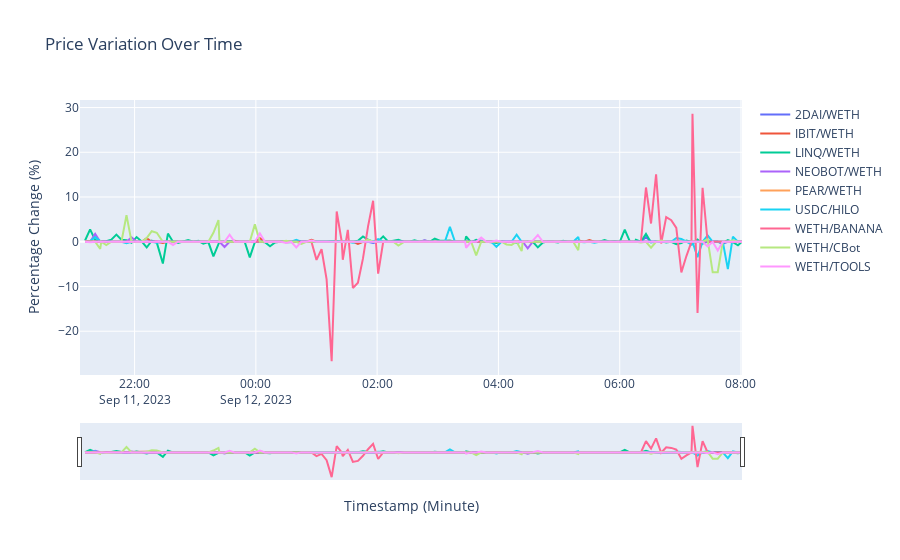

Source (notebook cell):
### Markdown cell above
# Plot price variations

- Generate a graphical representation of price variations for all pairs

### Code cell
def plot_price_variations(dfs):
    """
    Plots the price variations from a list of DataFrames with zooming using Plotly.

    Args:
    dfs (list of DataFrame): List of DataFrames, each with columns 'timestamp', 'symbol1', 'symbol2', and 'price'.
    """
    # Concatenate all DataFrames into one DataFrame
    all_data = pd.concat(dfs, ignore_index=True)
    
    # Convert 'price' column to numeric (float) and handle non-numeric values
    all_data['price'] = pd.to_numeric(all_data['price'], errors='coerce')
    
    # Drop rows with NaN (missing) values in the 'price' column
    all_data = all_data.dropna(subset=['price'])
    
    # Convert 'timestamp' column to a datetime object
    all_data['timestamp'] = pd.to_datetime(all_data['timestamp'])
    
    # Round the timestamp to the minute
    all_data['timestamp'] = all_data['timestamp'].dt.floor('T')
    
    # Combine 'symbol1' and 'symbol2' columns to create legend labels
    all_data['symbol'] = all_data['symbol1'] + '/' + all_data['symbol2']
    
    # Pivot the DataFrame to have timestamp as the index and 'symbol' as columns
    pivot_data = all_data.pivot(index='timestamp', columns='symbol', values='price')
    
    # Calculate the percentage change for each symbol's price within each minute
    percentage_change_data = pivot_data.pct_change() * 100
    
    # Create an interactive Plotly figure
    fig = go.Figure()
    
    for column in percentage_change_data.columns:
        fig.add_trace(go.Scatter(x=percentage_change_data.index, y=percentage_change_data[column], name=column))
    
    # Update layout for better readability
    fig.update_layout(title='Price Variation Over Time', xaxis_title='Timestamp (Minute)', yaxis_title='Percentage Change (%)',
                      hovermode='x', showlegend=True)
    
    # Enable zooming
    fig.update_xaxes(rangeslider_visible=True)
    
    # Show the plot
    fig.show()

    
plot_price_variations(dfs)

### Figure 1 — Plotly figure (JSON) as saved in the notebook; plotly's stock layout.template omitted (floating-point values rounded to 4 significant figures; data arrays with more than 128 entries replaced by an {"elided": "..."} marker saying what was removed)
{"data": [{"name": "2DAI/WETH", "type": "scatter", "x": {"elided": "140 str values"}, "y": {"elided": "140 float values"}}, {"name": "IBIT/WETH", "type": "scatter", "x": {"elided": "140 str values"}, "y": {"elided": "140 float values"}}, {"name": "LINQ/WETH", "type": "scatter", "x": {"elided": "140 str values"}, "y": {"elided": "140 float values"}}, {"name": "NEOBOT/WETH", "type": "scatter", "x": {"elided": "140 str values"}, "y": {"elided": "140 float values"}}, {"name": "PEAR/WETH", "type": "scatter", "x": {"elided": "140 str values"}, "y": {"elided": "140 null values"}}, {"name": "USDC/HILO", "type": "scatter", "x": {"elided": "140 str values"}, "y": {"elided": "140 float values"}}, {"name": "WETH/BANANA", "type": "scatter", "x": {"elided": "140 str values"}, "y": {"elided": "140 float values"}}, {"name": "WETH/CBot", "type": "scatter", "x": {"elided": "140 str values"}, "y": {"elided": "140 float values"}}, {"name": "WETH/TOOLS", "type": "scatter", "x": {"elided": "140 str values"}, "y": {"elided": "140 float values"}}], "layout": {"hovermode": "x", "showlegend": true, "title": {"text": "Price Variation Over Time"}, "xaxis": {"rangeslider": {"visible": true}, "title": {"text": "Timestamp (Minute)"}}, "yaxis": {"title": {"text": "Percentage Change (%)"}}}}
